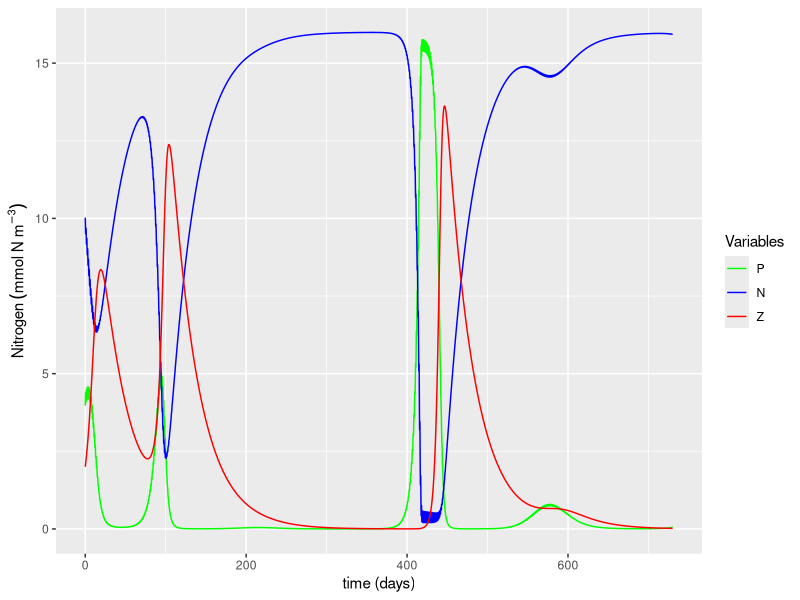

Write the R code that produced this figure.
library(ggplot2)

# User settings ----------------------------------------
# Framework
days <- 365 * 2    # number of days of experiment run (units: days)
dt   <- 0.01  # time-step  (units: days)

# Parameters
mu     <- 0.5   # growth rate of phytoplankton (units: d^-1)
K      <- 1     # half-saturation for nutrient absoption by phytoplankton (units: mmolN m^-3)
gamma  <- 0.4   # growth rate of zooplankton (units: d^-1)
Lambda <- 0.1   # initial slope of ingestion saturation of zooplankton (units: mmol N^-1 m^3)
alpha  <- 0.004 # initial slope of P vs I curve (units: {mmolN m^-3}^-1)
mP     <- 0.07  # mortality rate of phytoplankton (units: d^-1)
mZ     <- 0.03  # mortality rate of zooplankton (units: d^-1)

# Initial conditions
Pinitial <- 4  # initial phytoplankton concentration (units: mmolN m^-3)
Ninitial <- 10 # initial nutrients concentration (units: mmolN m^-3)
Zinitial <- 2  # initial zooplankton concentration (units: mmolN m^-3)

# End of User settings ---------------------------------

# Chores (calculate number of steps, create time vector, create zero vectors, ...)
NoSTEPS <- as.integer(days / dt) # Calculates the number of steps by dividing days by dt and rounding down
time <- seq(from = 0, to = days, length = NoSTEPS) # Create time vector of equally spaced numbers from zero to "days"
P <- numeric(NoSTEPS)      # Make Phytoplankton "empty" vector by making a vector array of zeros (size: NoSTEPS rows by ONE column) (units: mmolN m^-3) 
N <- numeric(NoSTEPS)      # Make Nutrients "empty" vector (same process as above) (units: mmolN m^-3)
Z <- numeric(NoSTEPS)      # Make Zooplankton "empty" vector (same process as above) (units: mmolN m^-3)
L_N <- numeric(NoSTEPS)    # Make "Limitation of N on Phytoplankton" empty vector (same process as above) (units: dimensionless)
L_P <- numeric(NoSTEPS)    # Make "Limitation of P on Zooplankton" empty vector (same process as above) (units: dimensionless)
I  <- numeric(NoSTEPS)     # Make Light (I) "empty" vector (same process as above)  (units: umol m^-2 s^-1)
L_I <- numeric(NoSTEPS)    # Make "Limitation of I on Phytoplankton" empty vector (same process as above)  (units: dimensionless)


# Creating sunlight ------------------------------------------------------------
for (i in 1:length(I)) {
  I[i] <- 600 * sin((2 * pi * time[i])/1) + 500 * sin((2*pi*time[i])/365) # Eq 14
  
  # We can't have negative light. Make negative values equal to zero
  if (I[i] < 0) {
    I[i] <- 0
  }
}


# Initializing with initial conditions -----------------------------------------
P[1] <- Pinitial # Initializing phytoplankton vector
N[1] <- Ninitial # Initializing nutrients vector
Z[1] <- Zinitial # Initializing zooplankton vector


# ******************************************************************************
# MAIN MODEL LOOP **************************************************************
for (t in 1:(NoSTEPS-1)) {
  L_N[t] <- N[t]/(K+N[t])       # Calculate Limitation due to (low) nutrients on phytoplankton. Eq. 12 
  L_P[t] <- 1-exp(-Lambda*P[t]) # Calculate Limitation due to (low) phytoplankton on zooplankton. Eq. 13
  L_I[t] <- 1-exp(-alpha*I[t])  # Calculate Limitation due to (low) light on phytoplankton Eq. 16
  
  # Estimate model state at time t+1 
  P[t+1] <- P[t] + (((mu*L_N[t]*L_I[t]*P[t]) - (gamma*L_P[t]*Z[t]) - (mP*P[t])) * dt) # Eq. 9
  N[t+1] <- N[t] + (((mP*P[t]) + (mZ*Z[t]) - (mu*L_N[t]*L_I[t]*P[t])) * dt)           # Eq. 10
  Z[t+1] <- Z[t] + (((gamma*L_P[t]*Z[t]) - (mZ*Z[t])) * dt)                           # Eq. 11
}
# end of main model LOOP********************************************************
# ******************************************************************************


# For cleanliness, let's pack everything into a data frame
output <- data.frame(time=time,
                     N=N,
                     P=P,
                     Z=Z)

# Print to screen
print("Model run is done!")  


# Plotting ---------------------------------------------------------------------
# Plot 1: Main variables
ggplot(data = output, aes(x=time)) +
  geom_line(aes(y = P, color="P")) +
  geom_line(aes(y = N, color="N")) +
  geom_line(aes(y = Z, color="Z")) +
  labs(x = "time (days)",
       y = expression(Nitrogen~(mmol~N~m^-3))) +
  scale_color_manual("Variables",
                     breaks = c("P", "N", "Z"),
                     labels = c("P", "N", "Z"),
                     values = c("green", "blue", "red"))